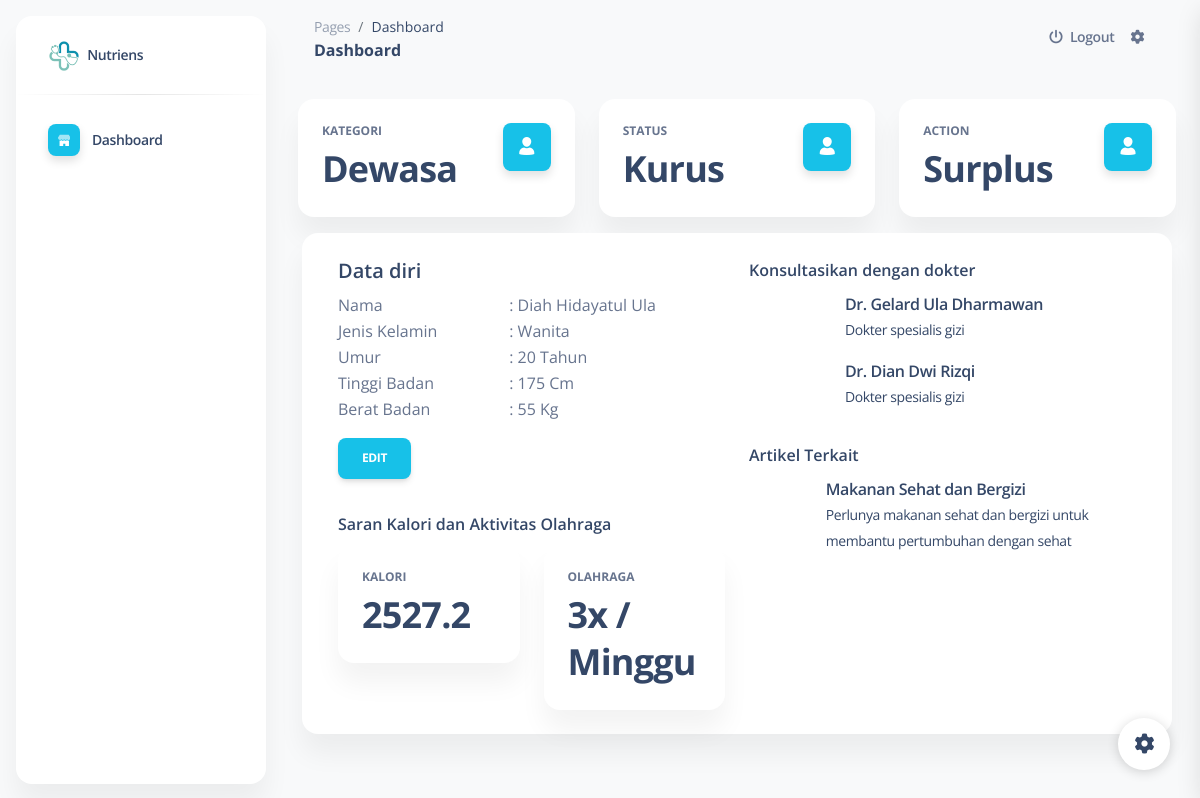
Screenshot of /user/dashboard.php (signed in) with the database file from the repository.
### tables this page shows
CREATE TABLE `dokter` (
  `id` int(11) NOT NULL,
  `nama` varchar(100) NOT NULL,
  `desc` varchar(50) NOT NULL,
  `no` varchar(15) NOT NULL
);

CREATE TABLE `edukasi` (
  `id` int(11) NOT NULL,
  `judul` varchar(255) NOT NULL,
  `desc` varchar(500) NOT NULL,
  `gambar` varchar(255) NOT NULL,
  `link` varchar(255) NOT NULL
);

### user/dashboard.php (the view, shortened to what this page needs)
<?php
$config = [
  "title" => "Nutriens",
  "page" => "Dashboard",
]
?>
<!DOCTYPE html>
<html lang="en">
<head>
  <link href="assets/css/nucleo-icons.css" rel="stylesheet" />
  <link href="assets/css/nucleo-svg.css" rel="stylesheet" />
  <link href="assets/css/nucleo-svg.css" rel="stylesheet" />
  <link id="pagestyle" href="assets/css/soft-ui-dashboard.css?v=1.0.7" rel="stylesheet" />
</head>
<body class="g-sidenav-show  bg-gray-100">
  <?php
  $actived = "dashboard";
  include "sidebar.php";
  ?>
  <main class="main-content position-relative max-height-vh-100 h-100 border-radius-lg ">
    <nav class="navbar navbar-main navbar-expand-lg px-0 mx-4 shadow-none border-radius-xl" id="navbarBlur" navbar-scroll="true">
      <div class="container-fluid py-1 px-3">
        <nav aria-label="breadcrumb">
          <ol class="breadcrumb bg-transparent mb-0 pb-0 pt-1 px-0 me-sm-6 me-5">
            <li class="breadcrumb-item text-sm"><a class="opacity-5 text-dark" href="javascript:;">Pages</a></li>
            <li class="breadcrumb-item text-sm text-dark active" aria-current="page"><?= $config['page']  ?></li>
          </ol>
          <h6 class="font-weight-bolder mb-0"><?= $config['page']  ?></h6>
        </nav>
        <div class="collapse navbar-collapse mt-sm-0 mt-2 me-md-0 me-sm-4" id="navbar">
          <ul class="navbar-nav  justify-content-end">
            <li class="nav-item d-flex align-items-center">
              <a href="../server/logout.php" class="nav-link text-body font-weight-bold px-0">
                <i class="fa fa-power-off me-sm-1"></i>
                <span class="d-sm-inline d-none">Logout</span>
              </a>
            </li>
            <li class="nav-item px-3 d-flex align-items-center">
              <a href="javascript:;" class="nav-link text-body p-0">
                <i class="fa fa-cog fixed-plugin-button-nav cursor-pointer"></i>
              </a>
            </li>
          </ul>
        </div>
      </div>
    </nav>
    <div class="container-fluid py-4">
      <div class="row">
        <div class="col-xl-4 col-sm-6 mb-xl-0 mb-4">
          <div class="card">
            <div class="card-body">
              <div class="row">
                <div class="col-8">
                  <h6 class="text-uppercase text-body text-xs font-weight-bolder">Kategori</h6>
                  <span class="h2 font-weight-bolder mb-0">
                    <?php
                    if($_SESSION['umur'] < 1){
                      echo "Balita";
                    }else if($_SESSION['umur'] < 10){
                      echo "Remaja";
                    }else{
                        echo "Dewasa";
                      }
                    ?>
                  </span>
                </div>
                <div class="col-4 text-end">
                  <div class="icon icon-shape bg-info shadow text-center border-radius-md">
                    <i class="ni ni-single-02 text-lg opacity-10" aria-hidden="true"></i>
                  </div>
                </div>
              </div>
            </div>
          </div>
        </div>
        <div class="col-xl-4 col-sm-6 mb-xl-0 mb-4">
          <div class="card">
            <div class="card-body">
              <div class="row">
                <div class="col-8">
                  <h6 class="text-uppercase text-body text-xs font-weight-bolder">Status</h6>
                  <span class="h2 font-weight-bolder mb-0">
                  <?php
                      $m = $_SESSION['tb'] / 100;
                      $imt = $_SESSION['bb'] / ($m * $m);
                      if($imt < 18.5){
                        echo "Kurus";
                      }else if($imt < 25){
                        echo "Normal";
                      }else if($imt < 30){
                        echo "Gemuk";
                      }else{
                        echo "Obesitas";
                      }
                    ?>
                  </span>
                </div>
                <div class="col-4 text-end">
                  <div class="icon icon-shape bg-info shadow text-center border-radius-md">
                    <i class="ni ni-single-02 text-lg opacity-10" aria-hidden="true"></i>
                  </div>
                </div>
              </div>
            </div>
          </div>
        </div>
        <div class="col-xl-4 col-sm-6 mb-xl-0 mb-4">
          <div class="card">
            <div class="card-body">
              <div class="row">
                <div class="col-8">
                  <h6 class="text-uppercase text-body text-xs font-weight-bolder">Action</h6>
                  <span class="h2 font-weight-bolder mb-0">
                    <?php
                        if($imt < 18.5){
                          echo "Surplus";
                        }else if($imt < 25){
                          echo "Pertahankan";
                        }else if($imt < 30){
                          echo "Defisit";
                        }else{
                          echo "Konsultasi";
                        }
                    ?>
                  </span>
                </div>
                <div class="col-4 text-end">
                  <div class="icon icon-shape bg-info shadow text-center border-radius-md">
                    <i class="ni ni-single-02 text-lg opacity-10" aria-hidden="true"></i>
                  </div>
                </div>
              </div>
            </div>
          </div>
        </div>
      </div>
      <div class="row m-1 mt-3">
        <div class="card">
          <div class="card-body">
            <div class="row">
              <div class="col-xl-6 col-12">
                <h5>Data diri</h5>
                <div class="row">
                  <div class="col-5">
                    <p class="m-0">Nama</p>
                    <p class="m-0">Jenis Kelamin</p>
                    <p class="m-0">Umur</p>
                    <p class="m-0">Tinggi Badan</p>
                    <p class="m-0">Berat Badan</p>
                  </div>
                  <div class="col-5">
                    <p class="m-0">: <?= $_SESSION['nama'] ?></p>
                    <p class="m-0">: <?= $_SESSION['gender'] ?></p>
                    <p class="m-0">: <?= $_SESSION['umur'] < 1 ? " $_SESSION[umur] * 12 " . " Bulan" : "$_SESSION[umur]" . " Tahun" ?> </p>
                    <p class="m-0">: <?= $_SESSION['tb'] ?> Cm</p>
                    <p class="m-0">: <?= $_SESSION['bb'] ?> Kg</p>
                  </div>
                  <div class="col-3 mt-3">
                  <a href="edit.php" class="btn btn-info">Edit</a>
                  </div>
              </div>
              <div class="row">
              <h6 class="mt-3 text-bold">Saran Kalori dan Aktivitas Olahraga</h6>
                <div class="col-xl-6 col-12">
                  <div class="card">
                    <div class="card-body">
                      <h6 class="text-uppercase text-body text-xs font-weight-bolder">Kalori</h6>
                        <span class="h2 font-weight-bolder mb-0">
                        <?php
                          if($imt < 18.5){
                            $j = 1.8;
                          }else if($imt < 25){
                            $j = 1.2;
                          }else if($imt < 30){
                            $j = 1;
                          }else{
                            $j = 0.8;
                          }
                          if($_SESSION['gender'] == 'Wanita'){
                            $kalori = (655 + (9.6 * $_SESSION['bb']) + (1.8 * $_SESSION['tb']) - (4.7 * $_SESSION['umur'])) * $j;
                          }else{
                            $kalori = (66 + (13.7 * $_SESSION['bb']) + (5 * $_SESSION['tb']) - (6.8 * $_SESSION['umur'])) * $j;
                          }
                          echo $kalori;
                        ?>
                      </span>
                    </div>
                  </div>
                </div>
                <div class="col-xl-6 col-12">
                  <div class="card">
                    <div class="card-body">
                      <h6 class="text-uppercase text-body text-xs font-weight-bolder">Olahraga</h6>
                        <span class="h2 font-weight-bolder mb-0">
                        <?php
                        if($imt < 18.5){
                          echo "3x / Minggu";
                        }else if($imt < 25){
                          echo "2x / Minggu";
                        }else if($imt < 30){
                          echo "5x / Minggu";
                        }else{
                          echo "Konsultasi";
                        }
                    ?>
                      </span>
                    </div>
                  </div>
                </div>
              </div>
              </div>
              <div class="col-xl-6 col-12 mt-5 mt-xl-0">
                <h6>Konsultasikan dengan dokter</h6>
                <div class="row">
                  <?php
                    include '../server/koneksi.php';
                    $sql = "SELECT * FROM dokter";
                    $query = mysqli_query($koneksi, $sql);
                    while($data = mysqli_fetch_array($query)){
                  ?>
                  <a href="https://wa.me/<?= $data['no'] ?>" class="col-12 mb-3 text-decoration-none" target="_blank">
                    <div class="d-flex align-items-center">
                      <div class="ms-3">
                        <h6 class="m-0"><?= $data['nama'] ?></h6>
                        <span class="text-sm m-0"><?= $data['desc'] ?></span>
                    </div>
                  </div>
                    </a>
                <?php } ?>
              </div>
                <div class="row mt-3">
                  <h6>Artikel Terkait</h6>
                  <?php
                    include '../server/koneksi.php';
                    $sql = "SELECT * FROM edukasi";
                    $query = mysqli_query($koneksi, $sql);
                    while($data = mysqli_fetch_array($query)){
                  ?>
                  <a href="<?= $data['link'] ?>" class="col-12 mb-3 text-decoration-none" target="_blank">
                    <div class="d-flex align-items-center">
                      <div class="ms-3">
                        <h6 class="m-0"><?= $data['judul'] ?></h6>
                        <span class="text-sm m-0"><?= $data['desc'] ?><span>
                    </div>
                  </div>
                    </a>
                <?php } ?>
                </div>
              </div>
            </div>
          </div>
        </div>
      </div>
    </div>
  </main>
  <div class="fixed-plugin">
    <a class="fixed-plugin-button text-dark position-fixed px-3 py-2">
      <i class="fa fa-cog py-2"> </i>
    </a>
  </div>
</body>
</html>

### user/sidebar.php (shortened to what this page needs)
<aside class="sidenav navbar navbar-vertical navbar-expand-xs border-0 border-radius-xl my-3 fixed-start ms-3 bg-white" data-color="info" id="sidenav-main">
    <div class="sidenav-header">
        <a class="navbar-brand m-0" href=" https://demos.creative-tim.com/soft-ui-dashboard/pages/dashboard.html " target="_blank">
            <img src="../assets/img/2.png" class="navbar-brand-img h-100" alt="main_logo">
            <span class="ms-1 font-weight-bold">Nutriens</span>
        </a>
    </div>
    <hr class="horizontal dark mt-0">
    <div class="w-auto " id="sidenav-collapse-main">
        <ul class="navbar-nav">
            <li class="nav-item">
                <a class="nav-link  <?= $actived == "dashboard" ? "active" : "" ?>" href="dashboard.php">
                    <div class="icon icon-shape icon-sm shadow border-radius-md bg-white text-center me-2 d-flex align-items-center justify-content-center">
                    </div>
                    <span class="nav-link-text ms-1">Dashboard</span>
                </a>
            </li>
        </ul>
    </div>
</aside>

### user/assets/css/nucleo-svg.css (style rules this page uses)
.icon { display: inline-block; color: #111111; height: 1em; width: 1em; }
.icon-sm { height: 0.8em; width: 0.8em; }
.icon { fill: currentColor; stroke: none; }

### rows the page displays
dokter: nama "Dr. Gelard Ula Dharmawan", desc "Dokter spesialis gizi"
dokter: nama "Dr. Dian Dwi Rizqi", desc "Dokter spesialis gizi"
edukasi: judul "Makanan Sehat dan Bergizi", desc "Perlunya makanan sehat dan bergizi untuk membantu pertumbuhan dengan sehat"

### other values shown
$config['page'] "Dashboard"
$_SESSION['nama'] "Diah Hidayatul Ula"
$_SESSION['gender'] "Wanita"
$_SESSION[umur] "20"
$_SESSION['tb'] "175"
$_SESSION['bb'] "55"
$kalori "2527.2"
